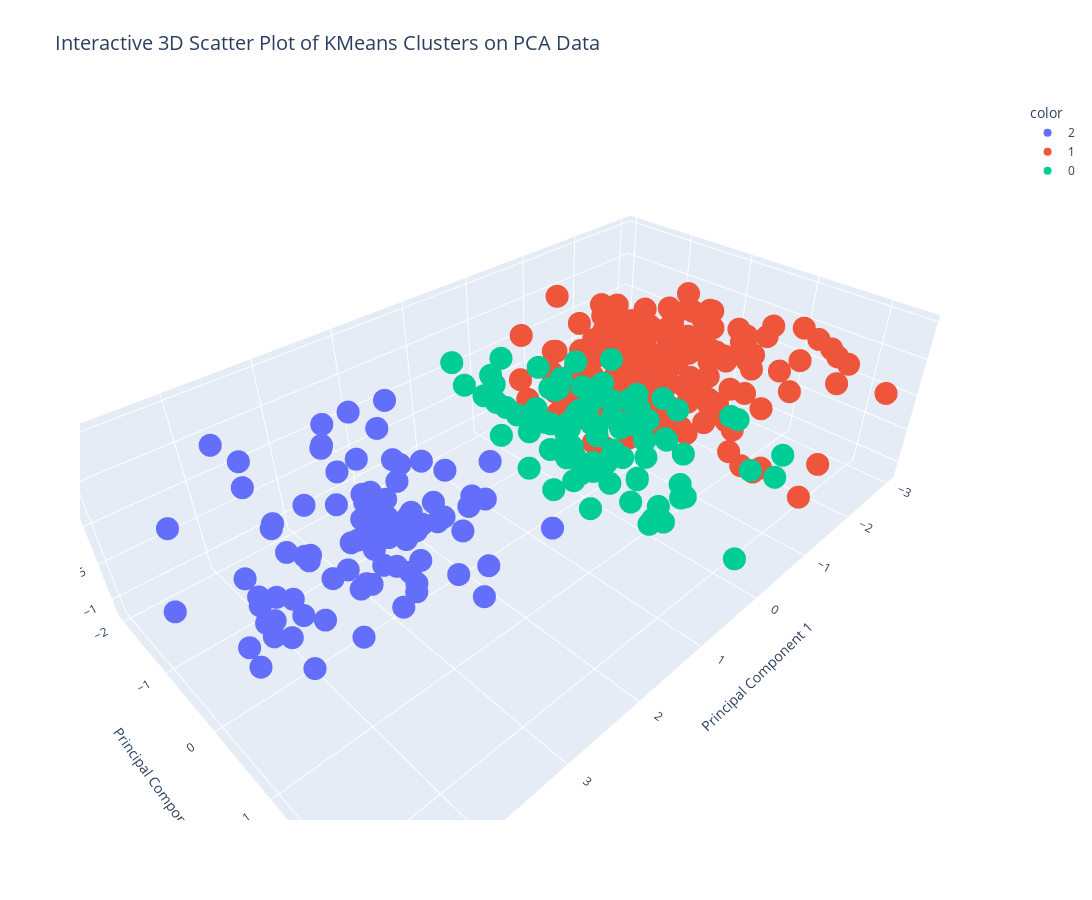

Notebook source saved alongside this figure:
### Code cell
from sklearn.decomposition import PCA
from sklearn.cluster import KMeans
import plotly.express as px



# KMeans clustering after PCA
kmeans = KMeans(n_clusters=3, random_state=42)  # You can change the number of clusters
kmeans_result = kmeans.fit(pca_result)  # Fit KMeans on PCA results



# Plot the clusters in the first two principal components (for visualization)
plt.figure(figsize=(8, 6))
plt.scatter(pca_result[:, 0], pca_result[:, 1], c=kmeans.labels_, cmap='viridis', marker='o')
plt.title('KMeans Clusters on PCA Transformed Data')
plt.xlabel('Principal Component 1')
plt.ylabel('Principal Component 2')
plt.colorbar(label='Cluster Label')
plt.grid()
plt.show()

# Display the cluster centers in the principal component space
cluster_centers = kmeans.cluster_centers_
print("Cluster Centers (in PCA space):")
for i, center in enumerate(cluster_centers, 1):
    print(f"Cluster {i}: {center}")

# Display the number of samples in each cluster
unique, counts = np.unique(kmeans.labels_, return_counts=True)
print("\nCluster Sizes:")
for label, count in zip(unique, counts):
    print(f"Cluster {label}: {count} samples")

# Interactive 3D scatter plot for the first three principal components
fig = px.scatter_3d(
    x=pca_result[:, 0], 
    y=pca_result[:, 1], 
    z=pca_result[:, 2], 
    color=kmeans.labels_.astype(str),  # Cluster labels for color
    labels={'x': 'Principal Component 1', 'y': 'Principal Component 2', 'z': 'Principal Component 3'},
    title='Interactive 3D Scatter Plot of KMeans Clusters on PCA Data'
)
# Customize the layout for a larger figure
fig.update_layout(
    width=1200,  # Increase width
    height=900,  # Increase height
    title_font=dict(size=20),
)

fig.show()
